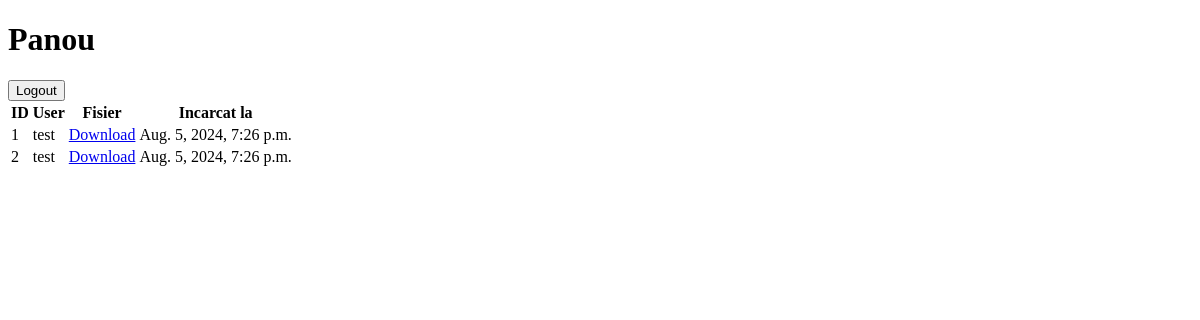
/dashboard/ (signed in), run on an earlier commit of the app's database.
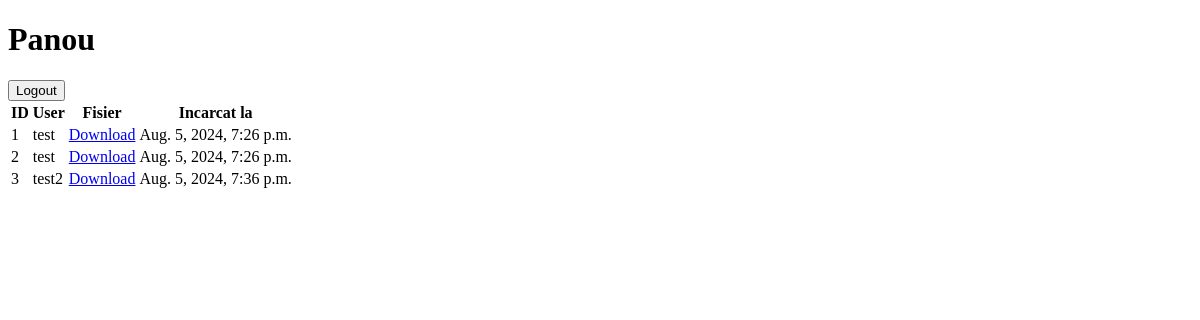
And on a later commit of the database.
### cmr_app/models.py (models this page shows, shortened)
class CMR(models.Model):
    user = models.ForeignKey(User, on_delete=models.CASCADE)
    file = models.FileField(upload_to='cmrs/')
    uploaded_at = models.DateTimeField(auto_now_add=True)

### cmr_app/views.py (the view)
# urls.py: path('dashboard/', views.dashboard, name='dashboard'),
@login_required
def dashboard(request):
    if request.user.is_staff:
        cmrs = CMR.objects.all()
    else:
        cmrs = CMR.objects.filter(user=request.user)
    return render(request, 'cmr_app/dashboard.html', {'cmrs': cmrs})

### cmr_app/templates/cmr_app/dashboard.html (shortened to what this page needs)
<!DOCTYPE html>
<html>
<head>
</head>
<body>
    <h1>Panou</h1>
    <form method="post" action="{% url 'logout' %}">
        <button type="submit">Logout</button>
    </form>
    <table>
        <tr>
            <th>ID</th>
            <th>User</th>
            <th>Fisier</th>
            <th>Incarcat la</th>
        </tr>
        {% for cmr in cmrs %}
        <tr>
            <td>{{ cmr.id }}</td>
            <td>{{ cmr.user.username }}</td>
            <td><a href="{{ cmr.file.url }}">Download</a></td>
            <td>{{ cmr.uploaded_at }}</td>
        </tr>
        {% endfor %}
    </table>
</body>
</html>

What changed in the data, as far as the page shows it:
added CMR: id "3", user.username "test2", uploaded_at "Aug. 5, 2024, 7:36 p.m."
